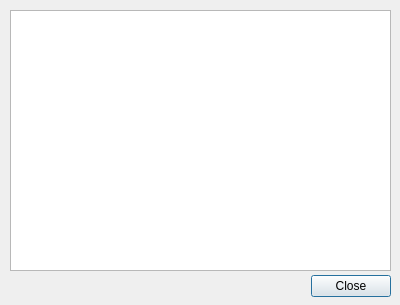
<?xml version="1.0" encoding="UTF-8"?>
<ui version="4.0">
 <class>NotificationDialog</class>
 <widget class="QDialog" name="NotificationDialog">
  <property name="geometry">
   <rect>
    <x>0</x>
    <y>0</y>
    <width>400</width>
    <height>305</height>
   </rect>
  </property>
  <property name="windowTitle">
   <string>Уведомления</string>
  </property>
  <property name="windowIcon">
   <iconset resource="Icons.qrc">
    <normaloff>:/images/favicon.ico</normaloff>:/images/favicon.ico</iconset>
  </property>
  <widget class="QDialogButtonBox" name="buttonBox">
   <property name="geometry">
    <rect>
     <x>50</x>
     <y>270</y>
     <width>341</width>
     <height>32</height>
    </rect>
   </property>
   <property name="orientation">
    <enum>Qt::Horizontal</enum>
   </property>
   <property name="standardButtons">
    <set>QDialogButtonBox::Close</set>
   </property>
  </widget>
  <widget class="QTableWidget" name="tableWidget">
   <property name="geometry">
    <rect>
     <x>10</x>
     <y>10</y>
     <width>381</width>
     <height>261</height>
    </rect>
   </property>
   <property name="editTriggers">
    <set>QAbstractItemView::NoEditTriggers</set>
   </property>
   <property name="wordWrap">
    <bool>false</bool>
   </property>
   <attribute name="horizontalHeaderVisible">
    <bool>false</bool>
   </attribute>
   <attribute name="verticalHeaderVisible">
    <bool>false</bool>
   </attribute>
   <column>
    <property name="text">
     <string>Notifications</string>
    </property>
   </column>
  </widget>
 </widget>
 <resources>
  <include location="Icons.qrc"/>
 </resources>
 <connections>
  <connection>
   <sender>buttonBox</sender>
   <signal>accepted()</signal>
   <receiver>NotificationDialog</receiver>
   <slot>accept()</slot>
   <hints>
    <hint type="sourcelabel">
     <x>248</x>
     <y>254</y>
    </hint>
    <hint type="destinationlabel">
     <x>157</x>
     <y>274</y>
    </hint>
   </hints>
  </connection>
  <connection>
   <sender>buttonBox</sender>
   <signal>rejected()</signal>
   <receiver>NotificationDialog</receiver>
   <slot>reject()</slot>
   <hints>
    <hint type="sourcelabel">
     <x>316</x>
     <y>260</y>
    </hint>
    <hint type="destinationlabel">
     <x>286</x>
     <y>274</y>
    </hint>
   </hints>
  </connection>
 </connections>
</ui>
